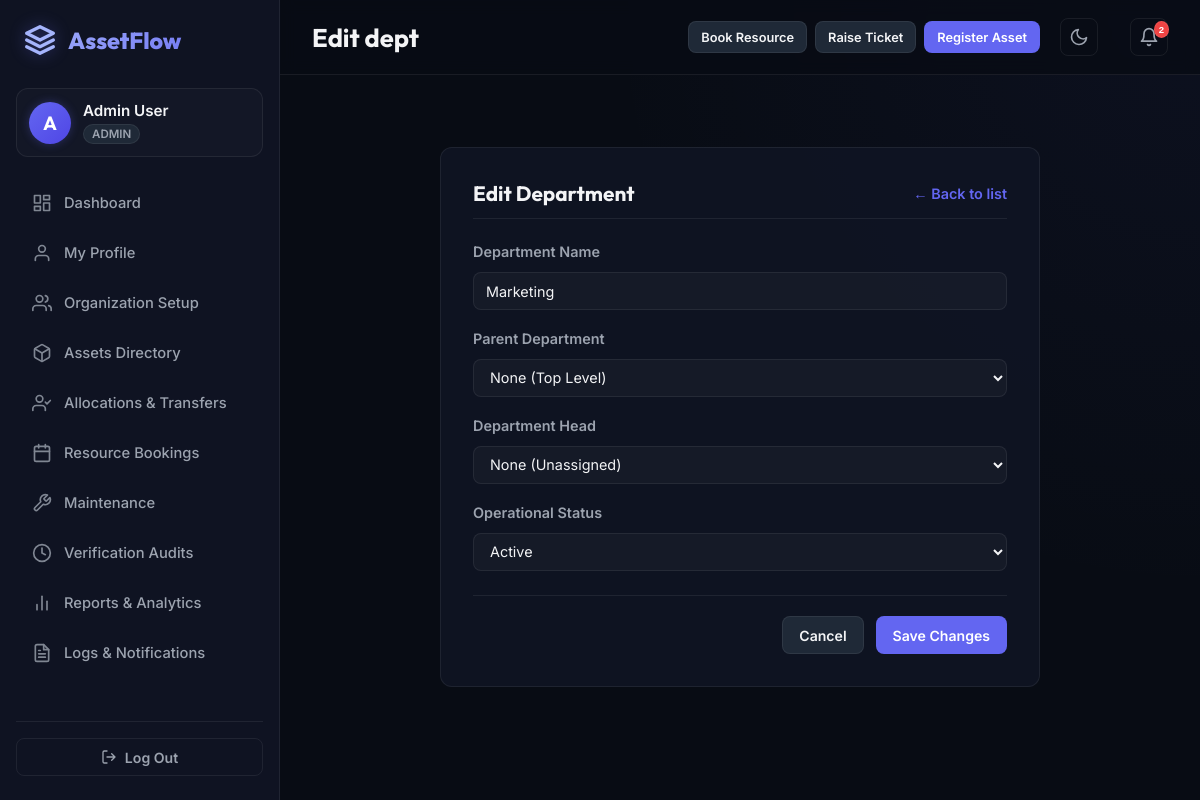
Page /edit_dept.php?id=3 (signed in) on the earlier database version.
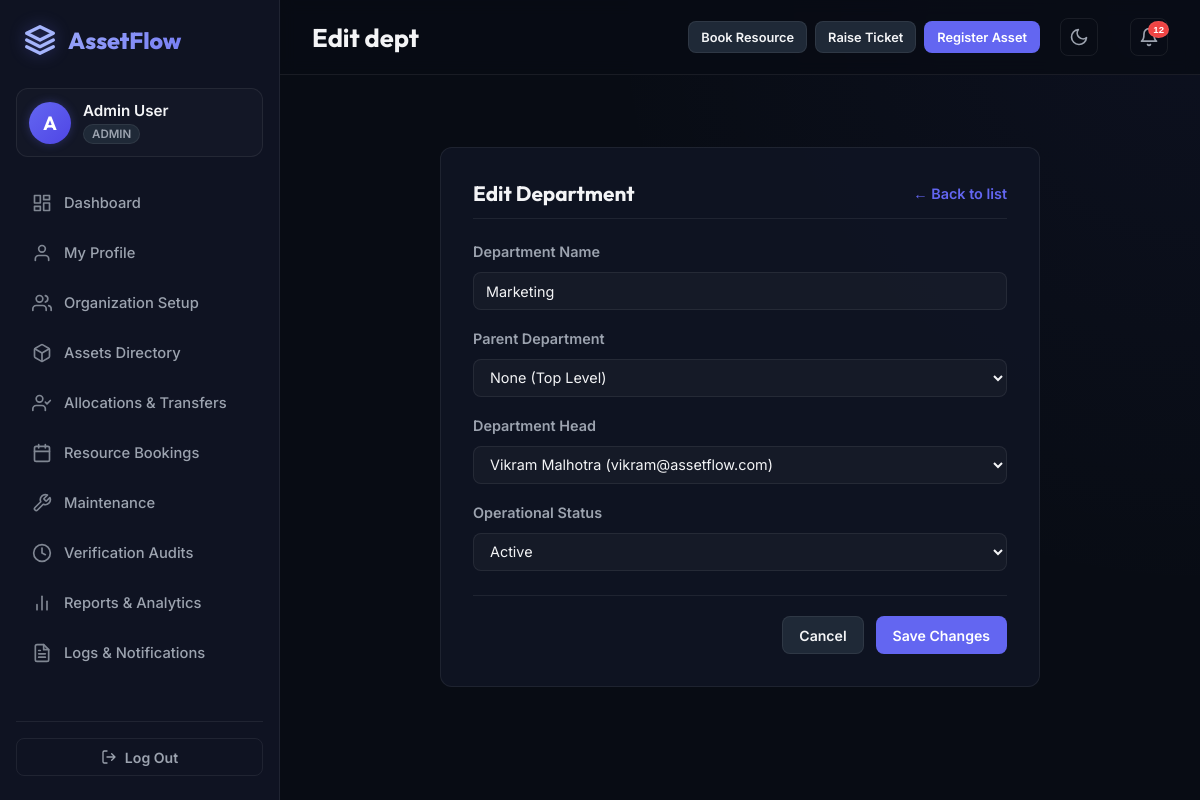
Same page on the later database version.
### tables this page shows
CREATE TABLE `departments` (
  `id` int(11) NOT NULL,
  `name` varchar(100) NOT NULL,
  `head_id` int(11) DEFAULT NULL,
  `parent_id` int(11) DEFAULT NULL,
  `status` enum('Active','Inactive') DEFAULT 'Active'
);

CREATE TABLE `employees` (
  `id` int(11) NOT NULL,
  `name` varchar(100) NOT NULL,
  `email` varchar(100) NOT NULL,
  `password` varchar(255) NOT NULL,
  `department_id` int(11) DEFAULT NULL,
  `role` enum('admin','asset_manager','dept_head','employee') DEFAULT 'employee',
  `status` enum('Active','Inactive') DEFAULT 'Active'
);

### edit_dept.php (the view, shortened to what the changed rows need)
<?php
require_once 'header.php';
$id = isset($_GET['id']) ? (int)$_GET['id'] : 0;
$stmtDept = $db->prepare("SELECT * FROM departments WHERE id = ?");
$stmtDept->execute([$id]);
$dept = $stmtDept->fetch();
$employees = $db->query("SELECT id, name, email FROM employees WHERE status = 'Active'")->fetchAll();
?>
<section class="app-view">
    <div class="card-glow" style="max-width: 600px; margin: 40px auto; background: var(--bg-card); border: 1px solid var(--border-color); border-radius: var(--radius); padding: 32px;">
        <form action="edit_dept.php?id=<?php echo $id; ?>" method="POST">
            <div class="form-group" style="margin-bottom: 20px;">
                <label for="dept-name" style="display:block; margin-bottom:6px; font-weight:600; font-size:0.9rem;">Department Name</label>
                <input type="text" name="name" id="dept-name" required value="<?php echo htmlspecialchars($dept['name']); ?>" class="form-control" style="width:100%;">
            </div>
            <div class="form-group" style="margin-bottom: 20px;">
                <label for="dept-head" style="display:block; margin-bottom:6px; font-weight:600; font-size:0.9rem;">Department Head</label>
                <select name="head_id" id="dept-head" class="form-control" style="width:100%;">
                    <option value="">None (Unassigned)</option>
                    <?php foreach ($employees as $emp): ?>
                        <option value="<?php echo $emp['id']; ?>" <?php echo $dept['head_id'] == $emp['id'] ? 'selected' : ''; ?>><?php echo htmlspecialchars($emp['name'] . ' (' . $emp['email'] . ')'); ?></option>
                    <?php endforeach; ?>
                </select>
            </div>
            <div class="form-group" style="margin-bottom: 24px;">
                <label for="dept-status" style="display:block; margin-bottom:6px; font-weight:600; font-size:0.9rem;">Operational Status</label>
                <select name="status" id="dept-status" class="form-control" style="width:100%;">
                    <option value="Active" <?php echo $dept['status'] === 'Active' ? 'selected' : ''; ?>>Active</option>
                </select>
            </div>
        </form>
    </div>
</section>
<?php require_once 'footer.php'; ?>

### header.php (shortened to what the changed rows need)
<?php
$theme = $_COOKIE['theme'] ?? 'dark';
$current_page = basename($_SERVER['PHP_SELF']);
$db = getDBConnection();
$user_id = $_SESSION['user_id'] ?? null;
$unread_count = 0;
if ($user_id) {
    $stmtNotif = $db->prepare("SELECT COUNT(*) FROM notifications WHERE (employee_id = ? OR employee_id IS NULL) AND is_read = 0");
    $stmtNotif->execute([$user_id]);
    $unread_count = $stmtNotif->fetchColumn();
}
?>
<!DOCTYPE html>
<html lang="en">
<head>
    <link rel="stylesheet" href="css/style.css?v=2.2">
</head>
<body class="<?php echo $theme === 'light' ? 'light-theme' : 'dark-theme'; ?>">
    <div class="app-container">
        <div class="main-wrapper">
            <header class="header">
                <div class="header-left">
                    <h1 id="screen-title" class="screen-title"><?php echo htmlspecialchars(str_replace(['.php', '_'], ['', ' '], ucwords($current_page))); ?></h1>
                </div>
                <div class="header-right">
                    <div class="notification-center">
                        <button class="icon-btn" id="btn-notifications" aria-label="Notifications center">
                            <svg width="20" height="20" viewBox="0 0 24 24" fill="none" stroke="currentColor" stroke-width="2" stroke-linecap="round" stroke-linejoin="round"><path d="M18 8A6 6 0 0 0 6 8c0 7-3 9-3 9h18s-3-2-3-9M13.73 21a2 2 0 0 1-3.46 0"/></svg>
                            <span class="badge badge-pulse <?php echo $unread_count > 0 ? '' : 'hidden'; ?>" id="notif-badge-count"><?php echo $unread_count; ?></span>
                        </button>
                    </div>
                </div>
            </header>
            <main class="content-viewport" id="content-viewport">

Differences in the rows shown:
changed departments "Marketing": head_id (not shown) → "Vikram Malhotra (vikram@assetflow.com)"
Other differences:
$unread_count: "2" → "12"
form field head_id: "None (Unassigned)" → (not shown)
